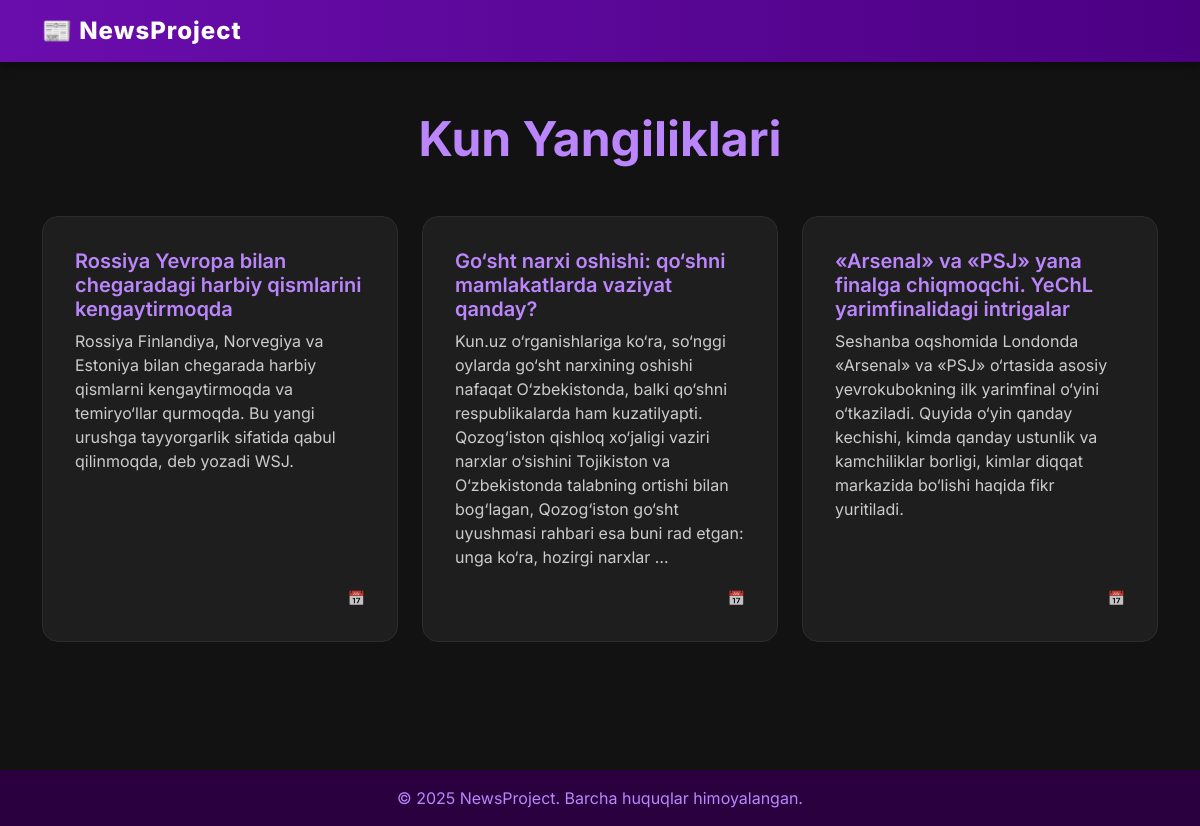
The page / on the database its author committed.
### news/models.py (models this page shows, shortened)
class Post(models.Model):
    title = models.CharField(max_length=150)
    text = models.TextField()

### news/views.py (the view)
# urls.py: path('',HomePageView.as_view(),name='home'),
class HomePageView(ListView):
    model = Post
    template_name = 'home.html'

### templates/home.html (shortened to what this page needs)
{% load static %}
<!DOCTYPE html>
<html lang="uz">
<head>
    <link href="https://cdn.jsdelivr.net/npm/bootstrap@5.3.2/dist/css/bootstrap.min.css" rel="stylesheet">
</head>
<body>
    <nav class="navbar navbar-expand-lg">
        <div class="container">
            <a class="navbar-brand" href="#">📰 NewsProject</a>
        </div>
    </nav>
    <div class="container py-5 fade-in">
        <h1 class="text-center main-title display-5 fw-bold mb-5">Kun Yangiliklari</h1>
        <div class="row g-4">
            {% for post in object_list %}
                <div class="col-md-6 col-lg-4">
                    <div class="card h-100 p-3">
                        <div class="card-body d-flex flex-column">
                            <h5 class="card-title">{{ post.title }}</h5>
                            <p class="card-text">{{ post.text|truncatewords:40 }}</p>
                            <div class="mt-auto text-end">
                                <small class="text-muted">📅 {{ post.created_at|date:"d M, Y" }}</small>
                            </div>
                        </div>
                    </div>
                </div>
            {% empty %}
                <div class="no-posts col-12">
                    <p>Hozircha hech qanday yangilik mavjud emas.</p>
                </div>
            {% endfor %}
        </div>
    </div>
    <footer class="text-center">
        <div class="container">
            <p class="mb-0">© 2025 NewsProject. Barcha huquqlar himoyalangan.</p>
        </div>
    </footer>
</body>
</html>

### templates/home.html (style rules this page uses)
body { font-family: 'Inter', sans-serif; background-color: #121212; color: #f1f1f1; }
.navbar { background: linear-gradient(to right, #6a0dad, #4b0082); box-shadow: 0 2px 10px rgba(0,0,0,0.5); }
.navbar-brand { font-weight: 800; font-size: 1.5rem; letter-spacing: 1px; color: white !important; }
.main-title { color: #bb86fc; }
.card { background-color: #1e1e1e; border: 1px solid #2c2c2c; border-radius: 1rem; transition: transform 0.2s ease, box-shadow 0.2s ease; }
.card-title { color: #bb86fc; font-weight: 600; }
.card-text { color: #ccc; }
footer { background-color: #2a003f; padding: 1rem 0; color: #bb86fc; margin-top: 5rem; }
.fade-in { animation: fadeIn 1s ease-in-out; }

### rows shown on the page
Post: title "Rossiya Yevropa bilan chegaradagi harbiy qismlarini kengaytirmoqda", text "Rossiya Finlandiya, Norvegiya va Estoniya bilan chegarada harbiy qismlarni kengaytirmoqda va temiryo‘llar qurmoqda. Bu yangi urushga tayyorgarlik sifatida qabul qilinmoqda, deb yozadi WSJ."
Post: title "Go‘sht narxi oshishi: qo‘shni mamlakatlarda vaziyat qanday?", text "Kun.uz o‘rganishlariga ko‘ra, so‘nggi oylarda go‘sht narxining oshishi nafaqat O‘zbekistonda, balki qo‘shni respublikalarda ham kuzatilyapti. Qozog‘iston qishloq xo‘jaligi vaziri narxlar o‘sishini Tojikiston va O‘zbekistonda talabning ortishi bilan bog‘lagan, Qozog‘iston go‘sht uyushmasi rahbari esa buni rad etgan: unga ko‘ra, hozirgi narxlar …"
Post: title "«Arsenal» va «PSJ» yana finalga chiqmoqchi. YeChL yarimfinalidagi intrigalar", text "Seshanba oqshomida Londonda «Arsenal» va «PSJ» o‘rtasida asosiy yevrokubokning ilk yarimfinal o‘yini o‘tkaziladi. Quyida o‘yin qanday kechishi, kimda qanday ustunlik va kamchiliklar borligi, kimlar diqqat markazida bo‘lishi haqida fikr yuritiladi."
